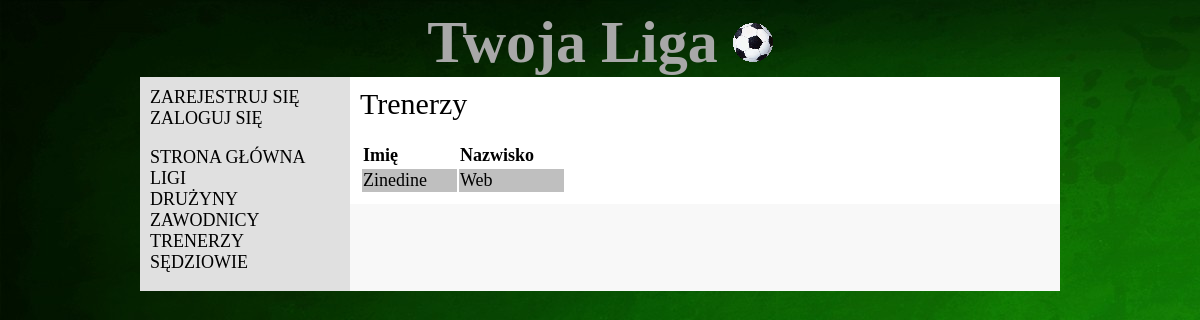
/coaches/, run on an earlier commit of the app's database.
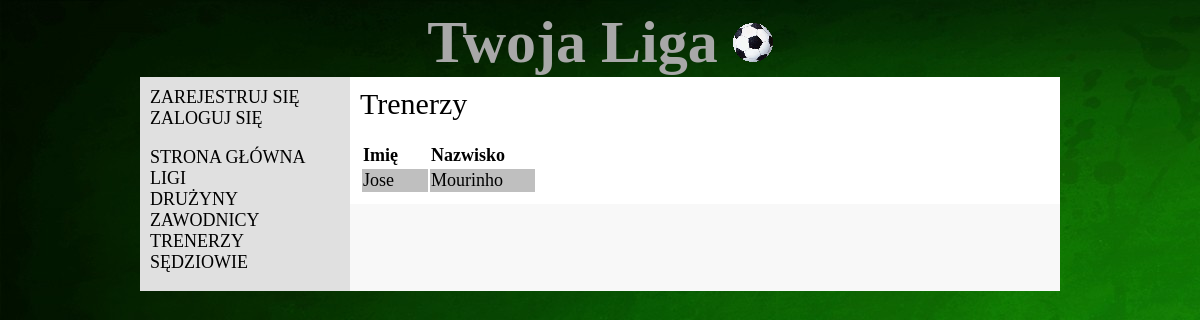
And on a later commit of the database.
### liga/models.py (models this page shows, shortened)
class Coach(models.Model):
    name=models.CharField(max_length=50)
    surname=models.CharField(max_length=50)

### liga/views.py (the view)
# urls.py: url(r'^coaches/', views.coaches, name='coaches'),
def coaches(request):
    coacheslist = Coach.objects.all().order_by('surname')
    return render_to_response('coaches.html', RequestContext(request, {'coacheslist': coacheslist}))

### liga/templates/coaches.html (shortened to what this page needs)
<!DOCTYPE html>
{% extends "base.html" %}
{% block content %}
    <div class="title">Trenerzy</div><br/>
    <table>
        <tr>
            <td><b>Imię</b></td>
            <td><b>Nazwisko</b></td>
        </tr>
        {% for coach in coacheslist %}
            <tr>
                <td>{{ coach.name }}</td>
                <td>{{ coach.surname }}</td>
            </tr>
        {% endfor %}
    </table>
{% endblock %}

What changed in the data, as far as the page shows it:
removed Coach: name "Zinedine", surname "Web"
added Coach: name "Jose", surname "Mourinho"
